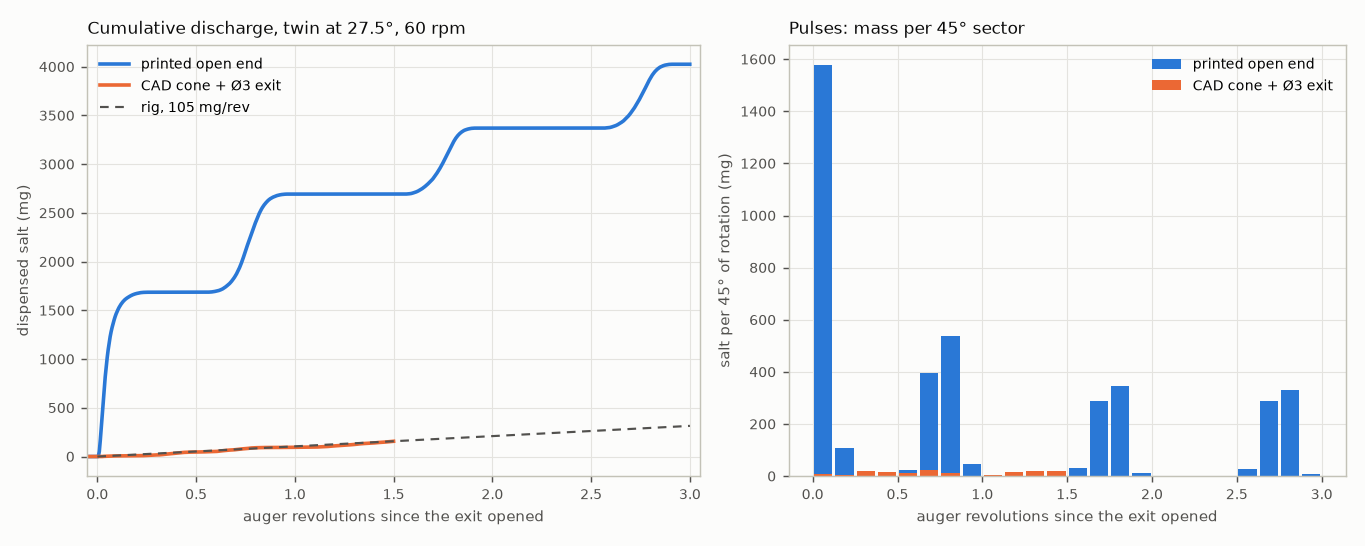

The script that saved this image:
"""Twin discharge of the printed open-end auger vs the CAD cone-exit auger (27.5 deg, 60 rpm).

Reads the exported outflow series of ``results/cases/rig_open_t27p5_r60`` and
``results/cases/rig_t27p5_r60`` and writes ``open_end_vs_cad.png`` and
``open_end_vs_cad.json`` (mass per revolution and per 45 deg sector).
"""

import json
import os

import numpy as np
import matplotlib

matplotlib.use("Agg")
import matplotlib.pyplot as plt  # noqa: E402

HERE = os.path.dirname(os.path.abspath(__file__))
CASES = os.path.join(os.path.dirname(HERE), "results", "cases")
INK, INK2, SURF, GRID = "#0b0b0b", "#52514e", "#fcfcfb", "#e4e3df"
OPEN, CAD = "#2a78d6", "#eb6834"
RIG_MG_PER_REV = 105.0  # PR #166 centre point, 27.5 deg / 60 rpm


def load(name):
    d = os.path.join(CASES, name)
    case = json.load(open(os.path.join(d, "case.json")))
    O = np.loadtxt(os.path.join(d, "outflow.txt"), comments=("#", "t_s"), ndmin=2)
    t0, T, revs = case["settle_s"], case["period_s"], case["cfg"]["revs"]
    rev = (O[:, 0] - t0) / T
    m = O[:, 1] * 1e6 - np.interp(t0, O[:, 0], O[:, 1] * 1e6)
    return rev, m, revs, case


def summary(rev, m, revs):
    t_end = min(revs, rev[-1])
    per_rev = [float(np.interp(k + 1, rev, m) - np.interp(k, rev, m)) for k in range(int(np.floor(t_end + 1e-9)))]
    edges = np.arange(0, t_end + 1e-9, 1 / 8)
    sectors = np.diff(np.interp(edges, rev, m))
    return per_rev, edges, sectors


def main():
    r_o, m_o, revs_o, case_o = load("rig_open_t27p5_r60")
    r_c, m_c, revs_c, _ = load("rig_t27p5_r60")
    pr_o, e_o, s_o = summary(r_o, m_o, revs_o)
    pr_c, e_c, s_c = summary(r_c, m_c, revs_c)
    t_stop = revs_o
    after_o = float(m_o[-1] - np.interp(t_stop, r_o, m_o)) if r_o[-1] > t_stop else None
    out = {"open_end": {"per_rev_mg": pr_o, "sector45_mg": s_o.round(1).tolist(), "afterflow_mg": after_o,
                        "n_init": case_o["n_init"]},
           "cad": {"per_rev_mg": pr_c, "sector45_mg": s_c.round(1).tolist()},
           "rig_mg_per_rev": RIG_MG_PER_REV}
    json.dump(out, open(os.path.join(HERE, "open_end_vs_cad.json"), "w"), indent=1)

    fig, axs = plt.subplots(1, 2, figsize=(10.5, 4.2), facecolor=SURF, gridspec_kw={"width_ratios": [1.1, 1]})
    ax = axs[0]
    ax.set_facecolor(SURF)
    on_o, on_c = r_o <= revs_o + 1e-9, r_c <= revs_c + 1e-9  # motor-on part only (afterflow is in the json)
    ax.plot(r_o[on_o], m_o[on_o], color=OPEN, lw=2, label="printed open end")
    ax.plot(r_c[on_c], m_c[on_c], color=CAD, lw=2, label="CAD cone + Ø3 exit")
    xx = np.array([0, max(revs_o, revs_c)])
    ax.plot(xx, RIG_MG_PER_REV * xx, color=INK2, lw=1.2, ls=(0, (4, 3)), label="rig, 105 mg/rev")
    ax.set_xlim(-0.05, max(revs_o, revs_c) + 0.05)
    ax.set_xlabel("auger revolutions since the exit opened", fontsize=8.5, color=INK2)
    ax.set_ylabel("dispensed salt (mg)", fontsize=8.5, color=INK2)
    ax.set_title("Cumulative discharge, twin at 27.5°, 60 rpm", fontsize=9.5, color=INK, loc="left")
    ax.legend(fontsize=8, frameon=False, loc="upper left")
    ax2 = axs[1]
    ax2.set_facecolor(SURF)
    w = 1 / 8
    ax2.bar(e_o[:-1] + w / 2, s_o, width=w * 0.86, color=OPEN, label="printed open end")
    ax2.bar(e_c[:-1] + w / 2, s_c, width=w * 0.86, color=CAD, label="CAD cone + Ø3 exit")
    ax2.set_xlabel("auger revolutions since the exit opened", fontsize=8.5, color=INK2)
    ax2.set_ylabel("salt per 45° of rotation (mg)", fontsize=8.5, color=INK2)
    ax2.set_title("Pulses: mass per 45° sector", fontsize=9.5, color=INK, loc="left")
    ax2.legend(fontsize=8, frameon=False, loc="upper right")
    for a in axs:
        a.grid(color=GRID, lw=0.6)
        a.set_axisbelow(True)
        a.tick_params(labelsize=7.5, colors=INK2)
        for sp in a.spines.values():
            sp.set_color("#c3c2b7")
    fig.tight_layout()
    fig.savefig(os.path.join(HERE, "open_end_vs_cad.png"), dpi=130, facecolor=SURF)
    print(json.dumps({k: {kk: vv for kk, vv in v.items() if kk != "sector45_mg"} if isinstance(v, dict) else v
                      for k, v in out.items()}, indent=1))


if __name__ == "__main__":
    main()
